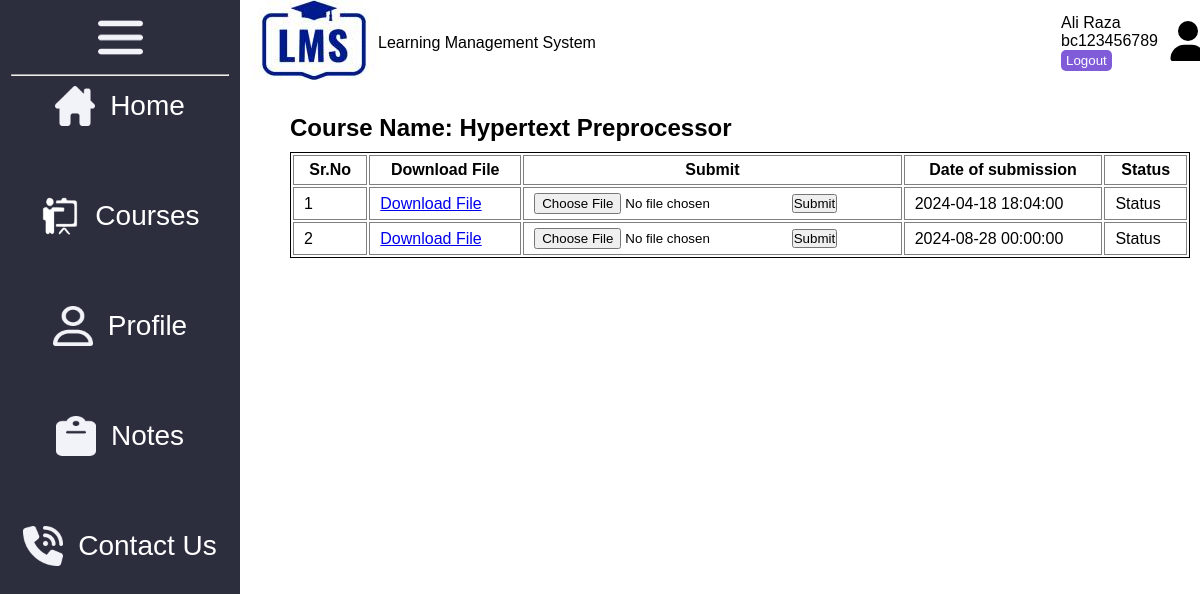
Page /assignments.php?courseID=4 (signed in) on the committed database.
### tables this page shows
CREATE TABLE `Courses` (
  `CourseID` int(11) NOT NULL,
  `CourseCode` varchar(20) NOT NULL,
  `CourseName` varchar(255) NOT NULL,
  `Description` text DEFAULT NULL,
  `StartDate` date DEFAULT NULL,
  `EndDate` date DEFAULT NULL,
  `InstructorID` int(11) DEFAULT NULL
);

CREATE TABLE `Assignments` (
  `AssignmentID` int(11) NOT NULL,
  `CourseID` int(11) NOT NULL,
  `SubmissionDate` datetime NOT NULL,
  `FileURL` varchar(255) NOT NULL
);

### assignments.php (the view, shortened to what this page needs)
<?php
include 'header.php';
$courseID = $_GET['courseID'];
$sql_course_name = "SELECT CourseName FROM Courses WHERE CourseID = '$courseID'";
$run_query_course_name = mysqli_query($con, $sql_course_name);
if (mysqli_num_rows($run_query_course_name) > 0) {
    $row = mysqli_fetch_assoc($run_query_course_name);
    $courseName = $row['CourseName'];
    $sql_assignments = "SELECT * FROM Assignments WHERE CourseID = '$courseID' LIMIT 3";
    $run_query_assignments = mysqli_query($con, $sql_assignments);
} else {
    header("location:home.php");
    exit();
}
?>
<div class="page-content">
    <div class="container">
        <h2>Course Name: <?php echo $courseName; ?></h2>
        <table>
            <thead>
                <th>Sr.No</th>
                <th>Download File</th>
                <th>Submit</th>
                <th>Date of submission</th>
                <th>Status</th>
            </thead>
            <tbody>
                <?php
                $srNo = 1;
                while ($assignment = mysqli_fetch_assoc($run_query_assignments)) {
                    $submissionDate = $assignment['SubmissionDate'];
                    $fileURL = $assignment['FileURL'];
                ?>
                    <tr>
                        <td><?php echo $srNo; ?></td>
                        <td><a href="<?php echo $fileURL; ?>" download>Download File</a></td>
                        <td>
                            <form action="submit_assignment.php" method="post" enctype="multipart/form-data">
                                <input type="file" name="assignmentFile" accept=".doc, .docx" required>
                                <button type="submit">Submit</button>
                            </form>
                        </td>
                        <td><?php echo $submissionDate; ?></td>
                        <td>Status</td>
                    </tr>
                <?php
                    $srNo++;
                }
                ?>
            </tbody>
        </table>
    </div>
</div>
<?php include 'footer.php'; ?>

### assets/css/style.css (style rules this page uses)
* { margin: 0; padding: 0; box-sizing: border-box; font-family: sans-serif; }
:root { --bg-primary: #805CD8 ; --bg-secondary:#D9D9D9 ; --bg-dark: #2C2E3E; --primary-text: ; --secondary-text: ; }
.container { max-width: 1100px; margin: 0 auto; }
table { width: 100%; border: 1.25px solid #000; padding: 0px; margin: 10px 0 0 0; }
th, td { padding: 5px 10px; }
.page-content { position: absolute; top: 114px; left: 290px; width: 900px; }
th, td { border: 1px solid gray; }

### rows in the picture
courses: CourseName "Hypertext Preprocessor"
assignments: SubmissionDate "2024-04-18 18:04:00"
assignments: SubmissionDate "2024-08-28 00:00:00"

### other values in the picture
$_SESSION['user_data']['username'] "Ali Raza"
$_SESSION['user_data']['id'] "bc123456789"
